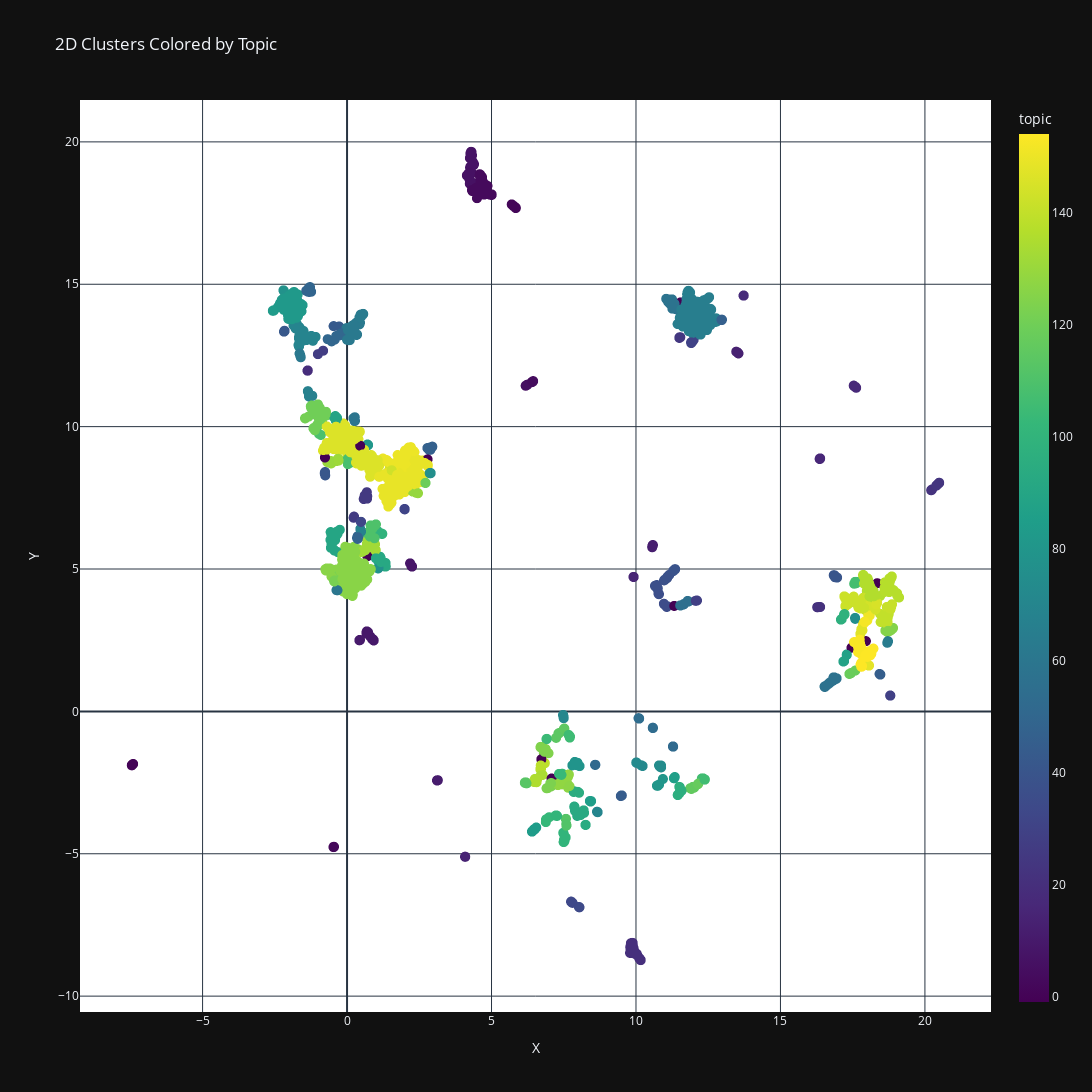

Notebook cell for this chart:
### Code cell
fig = plot_2d_clusters(embeds_with_topics)
# fig = plot_3d_clusters(embeds_with_topics)
fig.show()

### Figure 1 — Plotly figure (JSON) as saved in the notebook; plotly's stock layout.template omitted (floating-point values rounded to 4 significant figures; data arrays with more than 128 entries replaced by an {"elided": "..."} marker saying what was removed)
{"data": [{"hovertemplate": "<b>%{hovertext}</b><br><br>0=%{x}<br>1=%{y}<br>topic=%{marker.color}<extra></extra>", "hovertext": {"elided": "2836 str values"}, "legendgroup": "", "marker": {"color": {"elided": "2836 int values"}, "coloraxis": "coloraxis", "symbol": "circle", "size": 10}, "mode": "markers", "name": "", "showlegend": false, "x": {"elided": "2836 float values"}, "xaxis": "x", "y": {"elided": "2836 float values"}, "yaxis": "y", "type": "scattergl"}], "layout": {"xaxis": {"anchor": "y", "domain": [0.0, 1.0], "title": {"text": "X"}}, "yaxis": {"anchor": "x", "domain": [0.0, 1.0], "title": {"text": "Y"}}, "coloraxis": {"colorbar": {"title": {"text": "topic"}}, "colorscale": [[0.0, "#440154"], [0.1111, "#482878"], [0.2222, "#3e4989"], [0.3333, "#31688e"], [0.4444, "#26828e"], [0.5556, "#1f9e89"], [0.6667, "#35b779"], [0.7778, "#6ece58"], [0.8889, "#b5de2b"], [1.0, "#fde725"]]}, "legend": {"tracegroupgap": 0}, "title": {"text": "2D Clusters Colored by Topic"}, "width": 1400, "height": 1200, "plot_bgcolor": "white"}}
